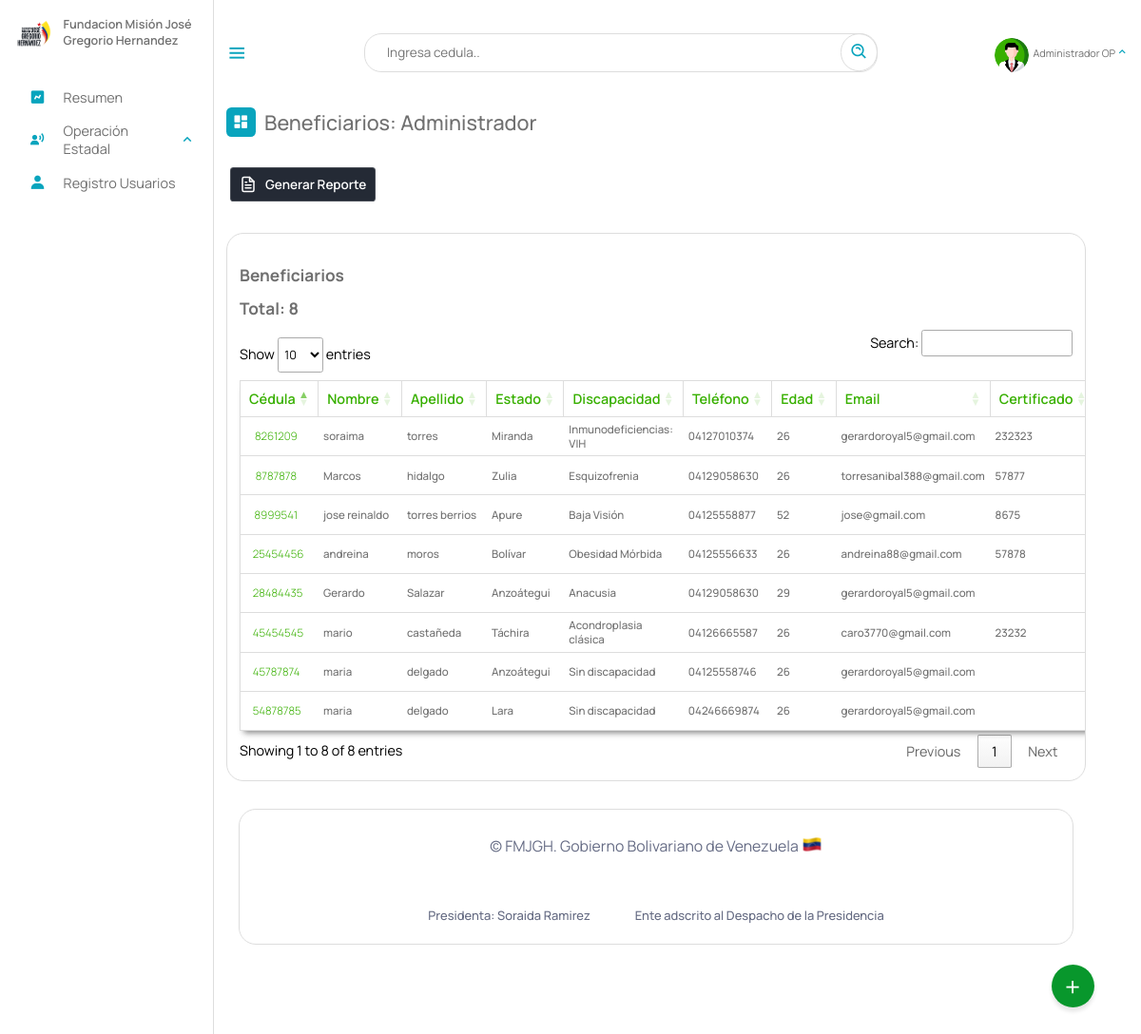
Page /Escritorio/Beneficiarios.php (signed in) on the earlier database version.
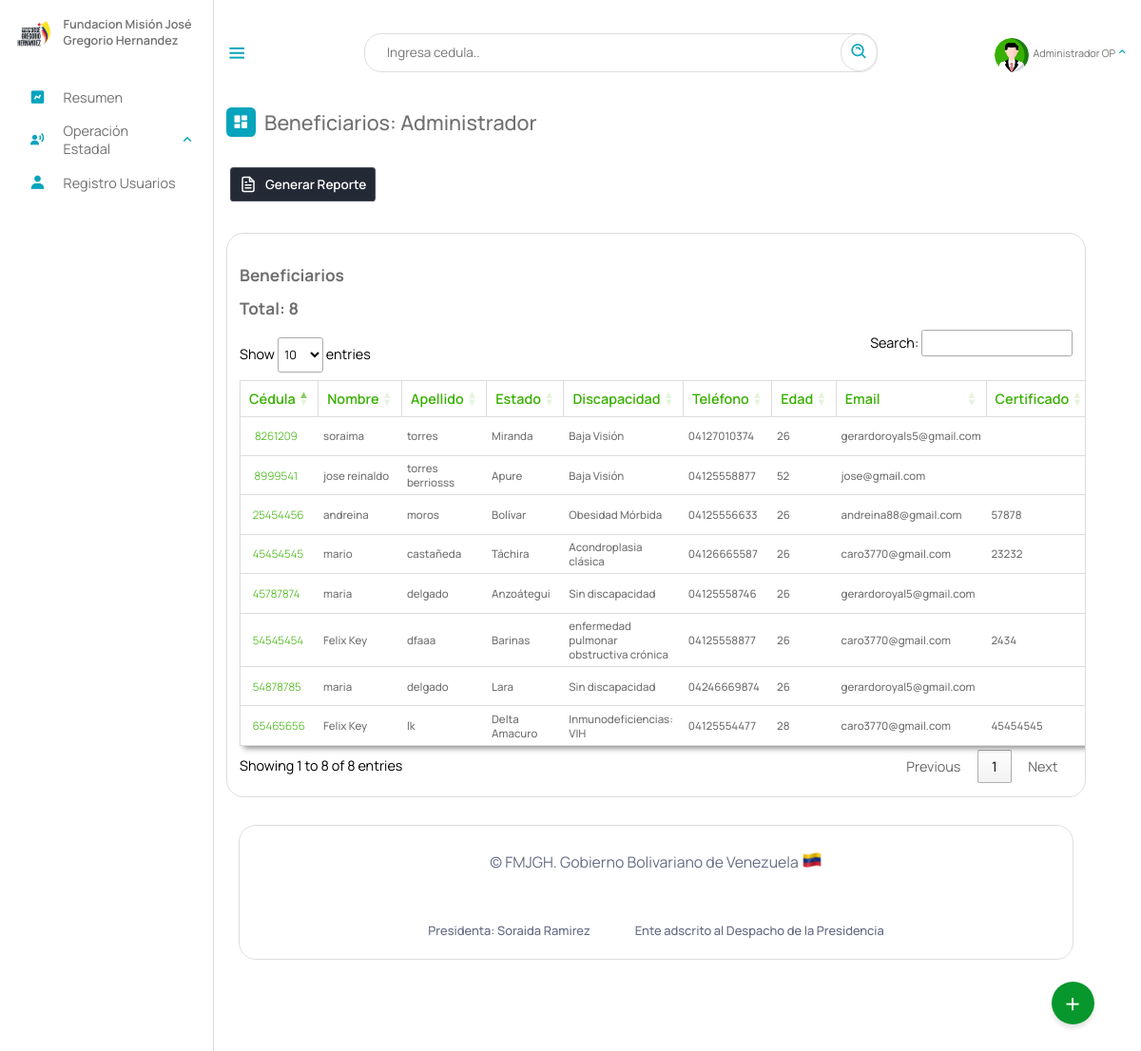
Same page on the later database version.
### tables this page shows
CREATE TABLE `beneficiario` (
  `cedula` int(12) NOT NULL,
  `nombre` text NOT NULL,
  `apellido` text NOT NULL,
  `fecha_naci` date NOT NULL,
  `email` varchar(50) NOT NULL,
  `telefono` varchar(12) NOT NULL,
  `nacionalidad` char(2) NOT NULL,
  `edad` int(2) NOT NULL,
  `sexo` char(1) NOT NULL,
  `edo_civil` text NOT NULL,
  `nro_hijo` int(2) DEFAULT NULL,
  `estado` varchar(10) NOT NULL,
  `municipio` varchar(20) NOT NULL,
  `parroquia` varchar(10) NOT NULL,
  `discapacidad` varchar(10) NOT NULL,
  `atencion_solicitada` varchar(10) NOT NULL,
  `certificado` varchar(50) DEFAULT NULL,
  `registrado_por` text DEFAULT NULL,
  `fecha_registro` date NOT NULL,
  PRIMARY KEY (`cedula`),
  KEY `estado` (`estado`),
  KEY `discapacidad` (`discapacidad`),
  KEY `atencion_solicitada` (`atencion_solicitada`),
  KEY `municipio` (`municipio`),
  KEY `parroquia` (`parroquia`),
  CONSTRAINT `beneficiario_ibfk_1` FOREIGN KEY (`estado`) REFERENCES `estados` (`id_estados`) ON DELETE CASCADE,
  CONSTRAINT `beneficiario_ibfk_2` FOREIGN KEY (`municipio`) REFERENCES `municipios` (`id_municipios`) ON DELETE CASCADE,
  CONSTRAINT `beneficiario_ibfk_3` FOREIGN KEY (`parroquia`) REFERENCES `parroquia` (`id`) ON DELETE CASCADE ON UPDATE CASCADE,
  CONSTRAINT `beneficiario_ibfk_4` FOREIGN KEY (`discapacidad`) REFERENCES `discapacid_e` (`id_e`) ON DELETE CASCADE,
  CONSTRAINT `beneficiario_ibfk_5` FOREIGN KEY (`atencion_solicitada`) REFERENCES `tipoatencion` (`id`) ON DELETE CASCADE
);

CREATE TABLE `estados` (
  `id_estados` varchar(10) NOT NULL,
  `nombre_estado` text NOT NULL,
  `codigo` varchar(255) NOT NULL,
  PRIMARY KEY (`id_estados`)
);

CREATE TABLE `discapacid_e` (
  `nombre_e` text NOT NULL,
  `id_e` varchar(10) NOT NULL,
  `general` varchar(10) NOT NULL,
  PRIMARY KEY (`id_e`),
  KEY `general` (`general`),
  CONSTRAINT `discapacid_e_ibfk_1` FOREIGN KEY (`general`) REFERENCES `discapacid` (`id_disca`) ON DELETE CASCADE
);

### php/01-discapacitados.php (called while the page is built, shortened)
<?php
include_once("ManejadorBD.php");
class Discapacitados extends ManejadorBD
{
	private $cnn;
	public function __construct($tipoConexion)
	{
		$this->cnn = parent::conectar($tipoConexion);
	}
	public function consultageneral()
	{
		try {
			$stmt = $this->cnn->prepare("SELECT beneficiario.cedula, beneficiario.nombre, beneficiario.apellido, estados.nombre_estado, discapacid_e.nombre_e , beneficiario.telefono, beneficiario.edad, beneficiario.email, beneficiario.certificado, beneficiario.registrado_por FROM `beneficiario`,estados, discapacid_e WHERE beneficiario.estado = estados.id_estados AND beneficiario.discapacidad = discapacid_e.id_e");
			$stmt->setFetchMode(PDO::FETCH_ASSOC);
			$stmt->execute();
			return $stmt->fetchAll();
		} catch (PDOException $error) {
			echo "Error: ejecutando consulta SQL." . $error->getMessage();
			exit();
		}
	}
}

### php/ManejadorBD.php (called while the page is built, shortened)
<?php
	class ManejadorBD extends PDO {
		public $srv	= SRV;
		public $usr	= USR;
		public $pas	= PAS;
		public $dbn	= BDN;
		public function conectar($tipoConexion){
			try{
				switch ($tipoConexion) {
				    case 1:
				        $dsn = "mysql:host=$this->srv;dbname=$this->dbn";
				        break;
				}
				$dbh = new PDO($dsn, $this->usr, $this->pas);
    			$dbh->setAttribute(PDO::ATTR_ERRMODE, PDO::ERRMODE_EXCEPTION);
			}catch(PDOException $error){
                echo "Error al Conectar con la Base de Datos: ".$error->getMessage();
                exit();
			}
            $this->conexionBD = $dbh;
			return $this->conexionBD;
		}
	}
?>

### Escritorio/Beneficiarios.php (the view, shortened to what this page needs)
<?php
include_once("partearriba.php");
?>
<link rel="stylesheet" type="text/css" href="https://cdn.datatables.net/1.11.3/css/jquery.dataTables.min.css">
<div class="dash-contenido">
    <div class="overview">
        <div class="titulo">
            <i class='bx bxs-dashboard'> </i>
            <span class="link-name">Beneficiarios: <?php echo $rol ?></span>
        </div>
    </div>
    <a href="reportes/reportes.php" target="_blank"> <button class="download-button">
            <div class="docs"> Generar Reporte</div>
            <div class="download">
            </div>
        </button></a>
    <div class="tabla-atencion">
       <!--  <div class="group">
            <svg class="iconn" aria-hidden="true" viewBox="0 0 24 24">
                <g>
                    <path d="M21.53 20.47l-3.66-3.66C19.195 15.24 20 13.214 20 11c0-4.97-4.03-9-9-9s-9 4.03-9 9 4.03 9 9 9c2.215 0 4.24-.804 5.808-2.13l3.66 3.66c.147.146.34.22.53.22s.385-.073.53-.22c.295-.293.295-.767.002-1.06zM3.5 11c0-4.135 3.365-7.5 7.5-7.5s7.5 3.365 7.5 7.5-3.365 7.5-7.5 7.5-7.5-3.365-7.5-7.5z"></path>
                </g>
            </svg>
            <input placeholder="Buscar" id="buscador" type="search" class="inputt">
        </div> -->
        <br>
        <h2>Beneficiarios</h2>
        <h2>Total: <?php
                    include_once("../php/01-discapacitados.php");
                    $beneficiario = new Discapacitados(1);
                    $resultados =  $beneficiario->consultageneral();
                    echo count($resultados);
                    ?></h2>
        <table id="atencion">
            <thead>
                <tr>
                    <th>Cédula</th>
                    <th>Nombre</th>
                    <th>Apellido</th>
                    <th>Estado</th>
                    <th>Discapacidad</th>
                    <th>Teléfono</th>
                    <th>Edad</th>
                    <th>Email</th>
                    <th>Certificado</th>
                </tr>
            </thead>
            <tbody id="Beneficiarios1">
                <?php foreach ($resultados as $resultado) : ?>
                    <tr>
                        <td><a class="cedula" id="verBeneficiario" href="__verBeneficiario.php?cedula=<?php echo $resultado['cedula']; ?>"><?php echo $resultado['cedula']; ?> </a></td>
                        <td><?php echo $resultado['nombre']; ?></td>
                        <td><?php echo $resultado['apellido']; ?></td>
                        <td><?php echo $resultado['nombre_estado']; ?></td>
                        <td><?php echo $resultado['nombre_e']; ?></td>
                        <td><?php echo $resultado['telefono']; ?></td>
                        <td><?php echo $resultado['edad']; ?></td>
                        <td><?php echo $resultado['email']; ?></td>
                        <td><?php echo $resultado['certificado']; ?></td>
                    </tr>
                <?php endforeach; ?>
            </tbody>
        </table>
    </div>
    <?php
    include_once("parteabajo.php");
    ?>

### Escritorio/partearriba.php (shortened to what this page needs)
<!DOCTYPE html>
<html lang="es">
<head>
    <link rel="stylesheet" href="estilo.css">
    <link rel="stylesheet" href="dash.css">
    <link rel="stylesheet" href="02-buttons/01-buttons.css">
    <link href='https://unpkg.com/boxicons@2.1.4/css/boxicons.min.css' rel='stylesheet'>
<link rel="stylesheet" href="https://cdnjs.cloudflare.com/ajax/libs/font-awesome/6.5.2/css/all.min.css" />
</head>
<body>
    <?php
    if (isset($_SESSION['cedula'])) {
        $NombreUsuarioActivo = $_SESSION['nombre'];
        $rol = $_SESSION["rol"];
        $gerencia = $_SESSION['gerencia'];
    }
    switch ($rol) {
        case "1adm":
            $rol = "Administrador";
            break;
    }
    ?>
    <nav class="sidebar">
        <header>
            <div class="image-text">
                <span class="image">
                    <img src="logo3.png" alt="logo">
                </span>
                <div class="text header-text">
                    <span class="name">Fundacion Misión José Gregorio Hernandez</span>
                </div>
            </div>
        </header>
        <ul class="nav-links">
            <li>
                <a href="index.php">
                    <i class='bx bxs-chart'></i>
                    <span class="link-name">Resumen</span>
                </a>
            </li>
            <?php
            if ($gerencia == "4Gtno" || $rol == "Superusuario") {
            ?>
                <li>
                    <div class="ioncn-link">
                        <a>
                            <i class='bx bxs-user-voice'></i>
                            <span class="link-name">Operación Estadal</span>
                        </a>
                        <i class='bx bx-chevron-up'></i>
                    </div>
                </li>
            <?php
            }
            ?>
            <?php
            if ($rol == "Administrador" || $rol == "Superusuario") {
            ?>
                <li>
                    <a href="03-registro.php">
                        <i class='bx bxs-user'></i>
                        <span class="link-name">Registro Usuarios</span>
                    </a>
                </li>
            <?php
            }
            ?>
        </ul>
    </nav>
    <main class="menu-dash">
        <div class="top">
            <i class='bx bx-menu sidebar-toggle'></i>
            <div class="busqueda">
                <input type="text" id="input_search" placeholder="Ingresa cedula..">
                <a href="#" class="search" id="search"><i class='bx bx-search-alt bx-rotate-90'></i></a>
            </div>
            <li>
                <div class="ioncn-link">
                    <a><?php
                            if($_SESSION["profile_photo"]){
                                $ruta = "fotos_perfil/". $_SESSION["profile_photo"];
                            }else{
                                $ruta = "profile.png";
                            }
                        ?>
                        <div class="img-profi">
                             <img src="<?php echo $ruta ?>" alt="">
                        </div>
                        <span class="link_name" id="user_active"><?php echo $NombreUsuarioActivo ?></span>
                    </a>
                    <i class='bx bx-chevron-up'></i>
                </div>
            </li>
        </div>
        <div class="action">
            <span class="abrir" onclick="actionToggle()">+</span>
        </div>

### Escritorio/parteabajo.php (shortened to what this page needs)
<div class="footer__info container">
    <span class="footer_copy">
        &#169; FMJGH. Gobierno Bolivariano de Venezuela <img src="ve.png">
    </span>
    <br><br>
    <div class="footer__privacy">
        <a>Presidenta: Soraida Ramirez</a>
        <a>Ente adscrito al Despacho de la Presidencia</a>
    </div>
</div>
</div>
</main>
</body>
</html>

### Escritorio/estilo.css (style rules this page uses)
* { font-family: 'Manrope', sans-serif; margin: 0; padding: 0; box-sizing: border-box; scroll-behavior: smooth; }
:root { --body-color: ; --tran-03:all 0.2 ease ; --tran-03:all 0.3s ease ; --tran-03:all 0.4s ease ; --tran-03:all 0.5s ease ; }
body { height: 100vh; background-color: #fff; }
.sidebar .text { font-size: 14px; font-weight: 500; color: #707070; }
.sidebar .image { min-width: 60px; display: flex; align-items: center; }
.sidebar { position: fixed; top: 0; left: 0; height: 100%; width: 250px; padding: 20px 0px 0px 14px ; background-color: #fff; transition: 0.3s; border-right: 1px solid #ddd; }
.sidebar header { position: relative; }
.sidebar .image-text img { width: 50px; border-radius: 6px; }
.sidebar header .image-text { display: flex; align-items: center; }
header .image-text .header-text { display: flex; flex-direction: column; transition: 0.3; }
.header-text .name { font-weight: 600; text-align: left; margin-top: -2px; }
.sidebar .nav-links { background-color: rgb(255, 255, 255); height: 100%; padding-top: 30px; }
.sidebar .nav-links li { position: relative; list-style: none; transition: all 0.4s ease; }
.sidebar .nav-links li .ioncn-link { display: flex; align-items: left; justify-content: space-between; }
.bx-chevron-up { transition: transform .3s; }
.sidebar .nav-links li i { height: 50px; min-width: 60px; text-align: center; line-height: 50px; color:#08A4BD ; font-size: 20px; }
.sidebar .nav-links li a { text-decoration: none; display: flex; align-items: center; justify-content: left; }
.sidebar .nav-links li a .link-name { font-size: 16px; font-weight: 400; color: #707070; transition: 0.3s ease; }
.menu-dash { position: relative; left: 250px; background-color: #fff; height: 100vh; width: calc(100% - 300px); padding: 10px 14px; transition: 0.3s; }
.menu-dash .top { display: flex; position: fixed; top: 0px; left: 250px; align-items: center; justify-content: space-between; width: calc(100% - 250px); backdrop-filter: blur(15px); padding: 10px 14px; transition: 0.3; height: 123px; z-index: 500; }
.menu-dash .top .sidebar-toggle { font-size: 26px; cursor: pointer; color: #08A4BD; }
.menu-dash .top .busqueda { position: relative; height: 45px; max-width: 600px; width: 100%; margin: 0 30px; }
.top .busqueda input { height: 100%; width: 100%; position: absolute; border: 1px solid #ddd; padding: 0 50px 0 25px; outline: none; font-size: 15px; border-radius: 20px; }
.top .busqueda i { position: absolute; right: 0px; font-size: 22px; z-index: 10; top: 50%; transform: translateY(-50%); color: #08A4BD; padding: 10px; border: 1px solid #ddd; border-radius: 50px; }
.top img { width: 40px; border-radius: 100%; margin-top: 10px; height: 40px; object-fit: cover; }
.menu-dash .top .link_name { font-size: 12px; }
.menu-dash .top i { color: #08A4BD; }
.menu-dash .dash-contenido { padding-top: 45px; }
.menu-dash .titulo { display: flex; align-items: center; margin: 70px 0 30px 0; }
.menu-dash .titulo i { position: relative; height: 35px; width: 35px; background-color: #08A4BD; border-radius: 6px; color: #fff; display: flex; align-items: center; justify-content: center; font-size: 20px; }
.menu-dash .titulo .link-name { font-size: 24PX; font-weight: 500; color: #707070; margin-left: 10px; }
.menu-dash .top li { list-style: none; }
.menu-dash .top li .ioncn-link { display: flex; justify-content: space-between; align-items: center; }
.menu-dash .top li .ioncn-link a { text-decoration: none; display: flex; align-items: center; justify-content: center; gap: 5px; flex-wrap: nowrap; position: relative; color: #707070; }
.container { background-color: #fff; border: 1px solid #ddd; max-width: 100%; border-radius: 20px; padding: 30px; margin: 0 15px; }
.action { position: fixed; bottom: 50px; right: 55px; width: 50px; height: 50px; background: #08972c; border-radius: 50%; cursor: pointer; box-shadow: 0 5px 5px rgba(0,0,0,0.1); z-index: 50; }
.action span { position: relative; width: 100%; height: 100%; display: flex; justify-content: center; align-items: center; color: #fff; font-size: 2em; transition: 0.3s ease-in-out; }
table { width: 100%; }

### Escritorio/02-buttons/01-buttons.css (style rules this page uses)
body { margin: 0; padding: 0; }

Differences in the rows shown:
removed beneficiario: cedula "8787878", nombre "Marcos", apellido "hidalgo", estado.nombre_estado "Zulia", discapacidad.nombre_e "Esquizofrenia", telefono "04129058630", edad "26", email "torresanibal388@gmail.com", certificado "57877"
removed beneficiario: cedula "28484435", nombre "Gerardo", apellido "Salazar", estado.nombre_estado "Anzoátegui", discapacidad.nombre_e "Anacusia", telefono "04129058630", edad "29", email "gerardoroyal5@gmail.com"
changed beneficiario "soraima": discapacidad.nombre_e "Inmunodeficiencias: VIH" → "Baja Visión"; email "gerardoroyal5@gmail.com" → "gerardoroyals5@gmail.com"; certificado "232323" → (not shown)
changed beneficiario "jose reinaldo": apellido "torres berrios" → "torres berriosss"; certificado "8675" → (not shown)
added beneficiario: cedula "54545454", nombre "Felix Key", apellido "dfaaa", estado.nombre_estado "Barinas", discapacidad.nombre_e "enfermedad pulmonar obstructiva crónica", telefono "04125558877", edad "26", email "caro3770@gmail.com", certificado "2434"
added beneficiario: cedula "65465656", nombre "Felix Key", apellido "lk", estado.nombre_estado "Delta Amacuro", discapacidad.nombre_e "Inmunodeficiencias: VIH", telefono "04125554477", edad "28", email "caro3770@gmail.com", certificado "45454545"
